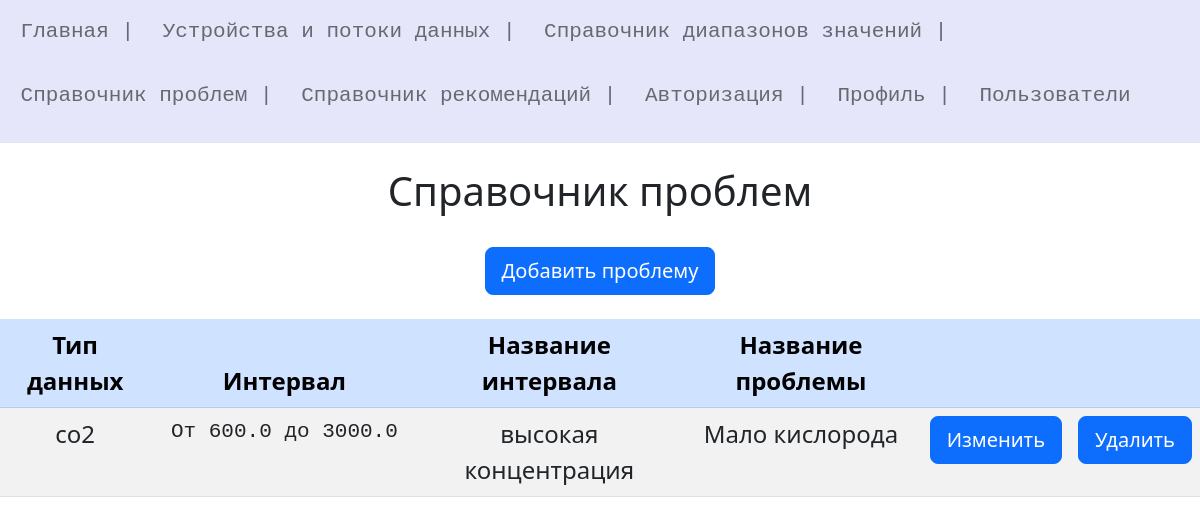
Page /problems (signed in) on the committed database.
### models.py (models this page shows)
class Problem(db.Model):
    id = db.Column(db.Integer, primary_key=True)
    Name = db.Column(db.String(50))
    Range_Id = db.Column(db.Integer, db.ForeignKey('range.id'))
    rng = db.relationship('Range', backref='Problem', uselist=False , lazy='subquery')
    adv = db.relationship('Advice', backref='Problem', uselist=True, lazy='subquery')

class Range(db.Model):
    id = db.Column(db.Integer, primary_key=True)
    Min = db.Column(db.Float)
    Max = db.Column(db.Float)
    Name = db.Column(db.String(50))
    Type_of_data = db.Column(db.String(50))
    thre = db.relationship('Thread', backref = 'Range', uselist=True, lazy='subquery')
    prob = db.relationship('Problem', backref = 'Range', uselist=True, lazy='subquery')

### Thread/thread.py (the view)
@app.route("/problems")
@login_required
def problems():
    try:
        problems = db.session.query(Problem).all()
    except:
        print("Ошибка считывания проблем из Базы данных")
    return render_template('thread/problems.html', title="Справочник проблем", content = problems)

### User/UserLogin.py (called while the page is built)
    def fromDB(self, user_id, db, User, app ):
        try:
            with app.app_context():
                self.__user = User.query.filter_by(id=user_id).first()
            if not self:
                print("Пользователь не найден")
                return False
            return self
        except:
            print("Ошибка получения данных из БД")
            return False

### User/user.py (called while the page is built)
@login_manager.user_loader
def load_user(user_id):
    print("load_user")
    return UserLogin().fromDB(user_id,db,User,app)

### Thread/templates/thread/problems.html (shortened to what this page needs)
{% extends 'base.html' %}
{% block content %}
    {{ super() }}
    <center>
    <br>
    <a class="btn btn-primary btn-lg" href="{{url_for('add_problem')}}" role="button" >Добавить проблему</a>
    <br><br>
    <table class="table table-striped" style="width: 1200px;">
        <thead class="table-primary" >
            <tr class = " fs-4" >
                <th scope="col" class='text-center'>Тип данных</th>
                <th scope="col" class='text-center'>Интервал</th>
                <th scope="col" class='text-center'>Название интервала</th>
                <th scope="col" class='text-center'>Название проблемы</th>
                <th scope="col" class='text-center'> </th>
                <th scope="col" class='text-center'> </th>
            </tr>
        </thead>
        <tbody class="fs-4">
        {% for k in content %}
        <tr>
            <td class='text-center'>{{k.rng.Type_of_data}}</td>
            <td class='text-center'><pre> От {{k.rng.Min}} до {{k.rng.Max}} </pre></td>
            <td class='text-center'>{{k.rng.Name}}</td>
            <td class='text-center'>{{k.Name}}</td>
            <td class='text-center'><a class="btn btn-primary btn-lg" href="/update_problem/{{k.id}}" role="button" >Изменить</a></td>
            <td class='text-center'><a class="btn btn-primary btn-lg" href="/delete_problem/{{k.id}}" role="button" >Удалить</a></td>
        </tr>
        {% endfor -%}
        </tbody>
    </table>
    </center>
{% endblock %}

### rows in the picture
Problem: rng.Type_of_data "co2", rng.Min "600.0", rng.Max "3000.0", rng.Name "высокая концентрация", Name "Мало кислорода"

### other values in the picture
{{ title }} "Справочник проблем"
